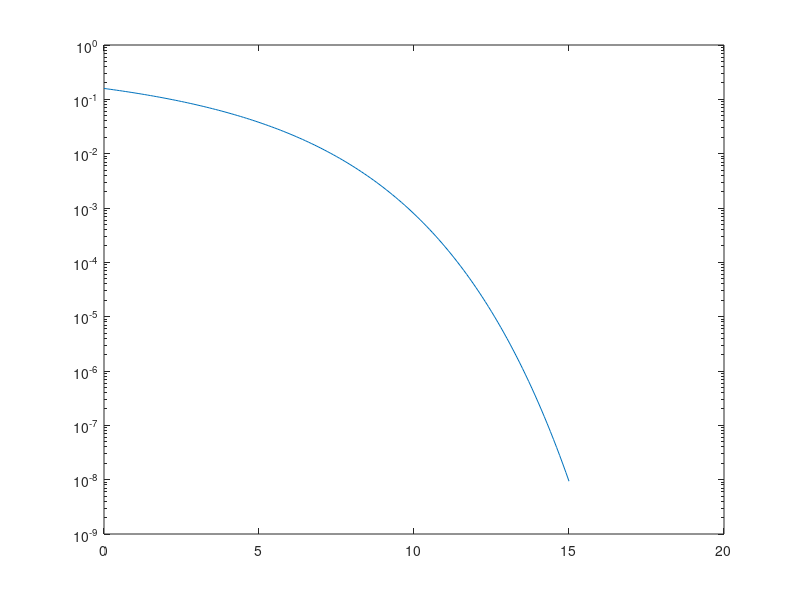

MATLAB code for this plot: (Note: this script raises an error after producing the figure.)
% This code finds theoritical Bit Error Rate(BER) for different SNR values 
% and compaires the results with practically calculated BER.

%% Theoritical BER
SNR = 0:0.1:15;
lengthSNR = length(SNR);
BER_Theory = zeros(1,lengthSNR);
for i=1:lengthSNR
    BER_Theory(i) = qfunc(sqrt((10^(SNR(i)/10))));
end
semilogy(SNR,BER_Theory);
hold on

%% Practical BER
signalLen = 100000;
BER_Practical = zeros(1,lengthSNR);
signal = randi([0 1],1,signalLen);
nSamples = 100;
currentBER = 0;

for i = 1:lengthSNR
    for j = 1:nSamples
        modulatedSignal = bpsk_modulation(signal,SNR(i));
        demodulatedSignal = bpsk_demodulation(modulatedSignal);
        errorMat = signal~=demodulatedSignal;
        currentBER = currentBER + sum(errorMat);
    end
    currentBER = currentBER/nSamples;
    BER_Practical(i) = currentBER/signalLen;
    currentBER = 0;
end

semilogy(SNR,BER_Practical);
hold off
title("Bit Error Rate vs SNR");
xlabel("SNR dB");
ylabel("Bit Error Rate (log Scale)");
legend("Theoretical BER", "Practical BER");